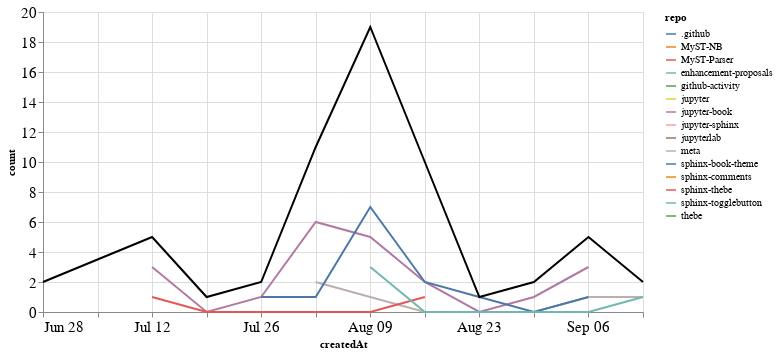

Notebook source saved alongside this figure:
### Markdown cell above
## PRs

### Code cell
prs_time = prs.groupby('repo').resample('W', on='createdAt').count()['author'].reset_index()
prs_time = prs_time.rename(columns={'author': 'count'})
prs_time_total = prs_time.groupby('createdAt').agg({"count": "sum"}).reset_index()

ch1 = alt.Chart(prs_time, width=600).mark_line().encode(
    x='createdAt',
    y='count',
    color='repo',
    tooltip="repo"
)

ch2 = alt.Chart(prs_time_total, width=600).mark_line(color="black").encode(
    x='createdAt',
    y='count',
)

ch1 + ch2

### Figure 1 — Vega-Lite specification as saved in the notebook (floating-point values rounded to 4 significant figures)
{"config": {"axisLeft": {"labelFontSize": 15}, "axisBottom": {"labelFontSize": 15}}, "layer": [{"data": {"name": "data-15a3da7652f9d1fbf2dcb1f5b21468e1"}, "mark": "line", "encoding": {"color": {"type": "nominal", "field": "repo"}, "tooltip": {"type": "nominal", "field": "repo"}, "x": {"type": "temporal", "field": "createdAt"}, "y": {"type": "quantitative", "field": "count"}}, "width": 600}, {"data": {"name": "data-6e8f201b56428899d9607fa78432d119"}, "mark": {"type": "line", "color": "black"}, "encoding": {"x": {"type": "temporal", "field": "createdAt"}, "y": {"type": "quantitative", "field": "count"}}, "width": 600}], "$schema": "https://vega.github.io/schema/vega-lite/v4.8.1.json", "datasets": {"data-15a3da7652f9d1fbf2dcb1f5b21468e1": [{"repo": ".github", "createdAt": "2020-08-02T00:00:00", "count": 2}, {"repo": "MyST-NB", "createdAt": "2020-07-19T00:00:00", "count": 1}, {"repo": "MyST-Parser", "createdAt": "2020-06-28T00:00:00", "count": 1}, {"repo": "enhancement-proposals", "createdAt": "2020-08-30T00:00:00", "count": 1}, {"repo": "github-activity", "createdAt": "2020-08-09T00:00:00", "count": 2}, {"repo": "jupyter", "createdAt": "2020-07-12T00:00:00", "count": 1}, {"repo": "jupyter-book", "createdAt": "2020-07-12T00:00:00", "count": 3}, {"repo": "jupyter-book", "createdAt": "2020-07-19T00:00:00", "count": 0}, {"repo": "jupyter-book", "createdAt": "2020-07-26T00:00:00", "count": 1}, {"repo": "jupyter-book", "createdAt": "2020-08-02T00:00:00", "count": 6}, {"repo": "jupyter-book", "createdAt": "2020-08-09T00:00:00", "count": 5}, {"repo": "jupyter-book", "createdAt": "2020-08-16T00:00:00", "count": 2}, {"repo": "jupyter-book", "createdAt": "2020-08-23T00:00:00", "count": 0}, {"repo": "jupyter-book", "createdAt": "2020-08-30T00:00:00", "count": 1}, {"repo": "jupyter-book", "createdAt": "2020-09-06T00:00:00", "count": 3}, {"repo": "jupyter-sphinx", "createdAt": "2020-06-28T00:00:00", "count": 1}, {"repo": "jupyterlab", "createdAt": "2020-08-09T00:00:00", "count": 1}, {"repo": "meta", "createdAt": "2020-08-02T00:00:00", "count": 2}, {"repo": "meta", "createdAt": "2020-08-09T00:00:00", "count": 1}, {"repo": "meta", "createdAt": "2020-08-16T00:00:00", "count": 0}, {"repo": "meta", "createdAt": "2020-08-23T00:00:00", "count": 0}, {"repo": "meta", "createdAt": "2020-08-30T00:00:00", "count": 0}, {"repo": "meta", "createdAt": "2020-09-06T00:00:00", "count": 1}, {"repo": "meta", "createdAt": "2020-09-13T00:00:00", "count": 1}, {"repo": "sphinx-book-theme", "createdAt": "2020-07-26T00:00:00", "count": 1}, {"repo": "sphinx-book-theme", "createdAt": "2020-08-02T00:00:00", "count": 1}, {"repo": "sphinx-book-theme", "createdAt": "2020-08-09T00:00:00", "count": 7}, {"repo": "sphinx-book-theme", "createdAt": "2020-08-16T00:00:00", "count": 2}, {"repo": "sphinx-book-theme", "createdAt": "2020-08-23T00:00:00", "count": 1}, {"repo": "sphinx-book-theme", "createdAt": "2020-08-30T00:00:00", "count": 0}, {"repo": "sphinx-book-theme", "createdAt": "2020-09-06T00:00:00", "count": 1}, {"repo": "sphinx-comments", "createdAt": "2020-08-16T00:00:00", "count": 4}, {"repo": "sphinx-thebe", "createdAt": "2020-07-12T00:00:00", "count": 1}, {"repo": "sphinx-thebe", "createdAt": "2020-07-19T00:00:00", "count": 0}, {"repo": "sphinx-thebe", "createdAt": "2020-07-26T00:00:00", "count": 0}, {"repo": "sphinx-thebe", "createdAt": "2020-08-02T00:00:00", "count": 0}, {"repo": "sphinx-thebe", "createdAt": "2020-08-09T00:00:00", "count": 0}, {"repo": "sphinx-thebe", "createdAt": "2020-08-16T00:00:00", "count": 1}, {"repo": "sphinx-togglebutton", "createdAt": "2020-08-09T00:00:00", "count": 3}, {"repo": "sphinx-togglebutton", "createdAt": "2020-08-16T00:00:00", "count": 0}, {"repo": "sphinx-togglebutton", "createdAt": "2020-08-23T00:00:00", "count": 0}, {"repo": "sphinx-togglebutton", "createdAt": "2020-08-30T00:00:00", "count": 0}, {"repo": "sphinx-togglebutton", "createdAt": "2020-09-06T00:00:00", "count": 0}, {"repo": "sphinx-togglebutton", "createdAt": "2020-09-13T00:00:00", "count": 1}, {"repo": "thebe", "createdAt": "2020-08-16T00:00:00", "count": 1}], "data-6e8f201b56428899d9607fa78432d119": [{"createdAt": "2020-06-28T00:00:00", "count": 2}, {"createdAt": "2020-07-12T00:00:00", "count": 5}, {"createdAt": "2020-07-19T00:00:00", "count": 1}, {"createdAt": "2020-07-26T00:00:00", "count": 2}, {"createdAt": "2020-08-02T00:00:00", "count": 11}, {"createdAt": "2020-08-09T00:00:00", "count": 19}, {"createdAt": "2020-08-16T00:00:00", "count": 10}, {"createdAt": "2020-08-23T00:00:00", "count": 1}, {"createdAt": "2020-08-30T00:00:00", "count": 2}, {"createdAt": "2020-09-06T00:00:00", "count": 5}, {"createdAt": "2020-09-13T00:00:00", "count": 2}]}}
